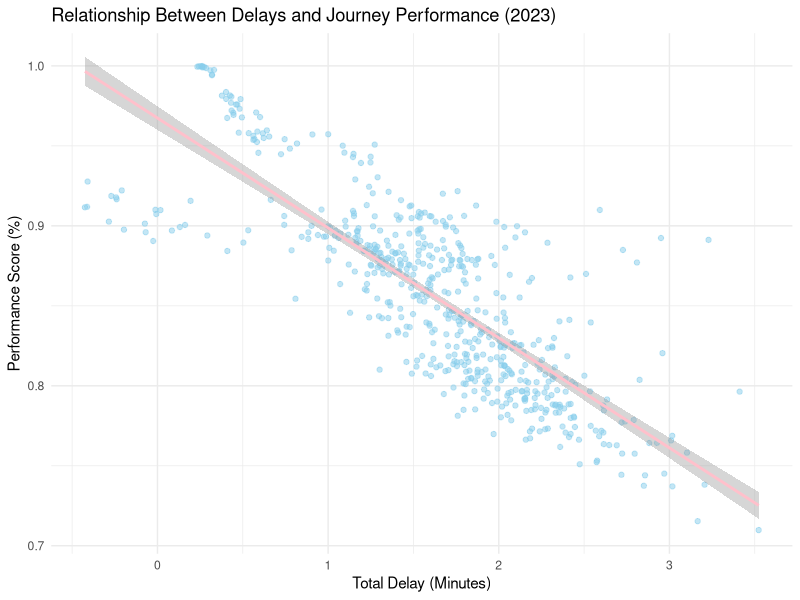
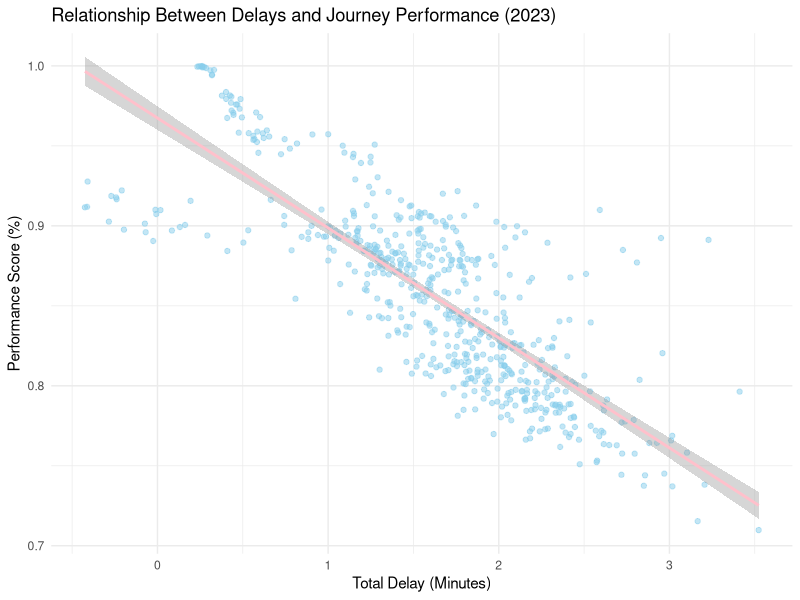

These charts were generated, in order, by the following R code:

# Project-----------------------------------------------------------
# Exploratory Data Analysis - NYC Subway Performance
# Author: Subhechha Khatri
# Tools: Tidyverse, Dplyr, Ggplot2



# 1) Load Libraries and Data ----------------------------------------------
library(tidyverse)
library(dplyr)
library(ggplot2)


subway_data <- read.csv("MTA_Subway_Customer_Journey-Focused_Metrics__2020-2024.csv", header=T, sep=",")



# 2) Data Inspection  -----------------------------------------------------

# Checking the structure (Dimensions, Column Types)
str(subway_data)

# Viewing the first six rows to understand the data format
head(subway_data)

# Checking for missing values (NA) in the entire dataset
sum(is.na(subway_data))

# Check specifically for NAs in our target column: performance
sum(is.na(subway_data$customer.journey.time.performance))

# Getting a quick statistical summary of the columns to identify outliers
summary(subway_data)



# 3) Data Cleaning and Wrangling ------------------------------------------


# CLEANING: Converting the 'month' column into a date format 
subway_data$month <- as.Date(subway_data$month)

# WRANGLING: Creating a 'Total_Delay' column (Platform time + Train time)
subway_data <- subway_data %>%
  mutate(total_delay = additional.platform.time + additional.train.time)

# FILTERING: Focusing on the year 2023 for a specific analysis
data_2023 <- subway_data %>% 
  filter(month >= "2023-01-01" & month <= "2023-12-31")



# 4) Descriptive Analytics ------------------------------------------------

# Calculating average performance and delays by division
summary_stats <- data_2023 %>%
  group_by(division) %>%
  summarise(
    Avg_Performance = mean(customer.journey.time.performance),
    Avg_Delay = mean(total_delay),
    Total_Passengers = sum(num_passengers)
  )

print(summary_stats)




# 5) Statistical Inference ---------------------------------------------------

# Question: Is there a significant difference in performance between Peak and Off-Peak at 95% Confidence?
# H0: mu1 = mu2 (Means are the same)
# H1: mu1 != mu2 (Means are different)
t.test(customer.journey.time.performance ~ period, data = data_2023, conf.level = 0.95)

# INTERPRETATION: Since p-value is less than 0.05, we reject H0. 
# Time of day (Peak vs Off-Peak) significantly impacts subway performance.


# 6) Correlation and Regression -------------------------------------------

# Determining the correlation between total_delay and performance
cor(data_2023$total_delay, data_2023$customer.journey.time.performance)
# INTERPRETATION: Strong negative correlation found. As delays increase, performance decreases.


# Creating a simple linear model to predict performance based on total_delay
performance_model <- lm(customer.journey.time.performance ~ total_delay, data = data_2023)
summary(performance_model)

# INTERPRETATION: The model shows total_delay is a significant predictor of performance score.
#The Linear Model: 
#performance= 0.967381 - 0.068734 * total_delay



# 7) Visualization --------------------------------------------------------

# Creating a scatterplot with a regression line
# Following the style used in the Final Exam
ggplot(data_2023, aes(x = total_delay, y = customer.journey.time.performance)) +
  geom_point(color = "skyblue", alpha = 0.5) +
  geom_smooth(method = "lm", color = "pink") +
  labs(title = "Relationship Between Delays and Journey Performance (2023)",
       x = "Total Delay (Minutes)",
       y = "Performance Score (%)") +
  theme_minimal()

# Saving the plot for the GitHub repository
ggsave("subway_performance_analysis.png")

